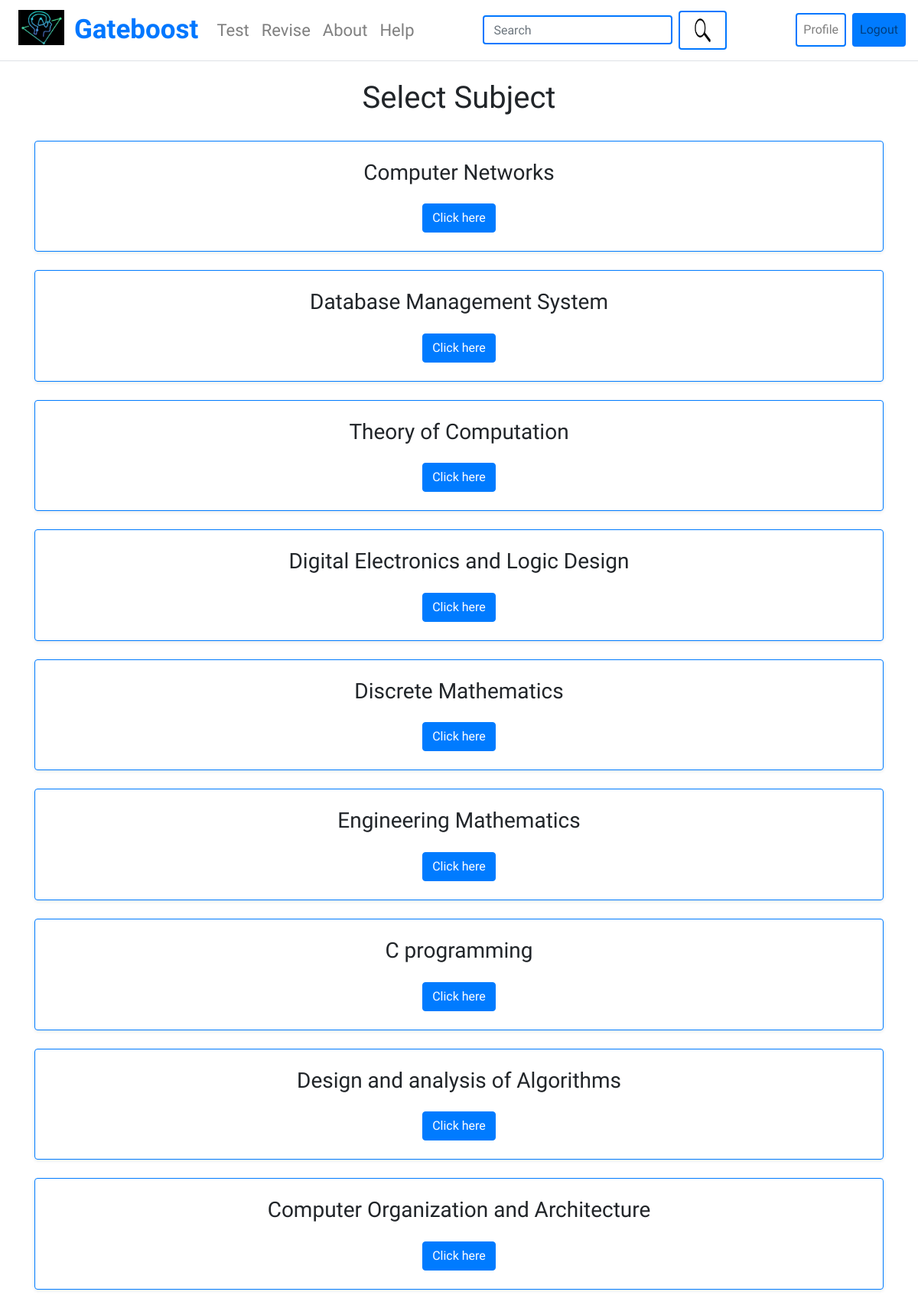
/tests/select/ (signed in), run on the app's committed database.
### tests/models.py (models this page shows, shortened)
class Subject(models.Model):
    subject_id = models.IntegerField(primary_key=True)
    subject_name = models.CharField(max_length=100)
    branch_id = models.ForeignKey(Branch,on_delete=models.CASCADE)

### tests/views.py (the view)
# urls.py: path('select/', views.test_selection, name='testhome'),
def test_selection(request):
    branch = request.user.userinfo.branch
    subjects = models.Subject.objects.filter(branch_id__branch_code = branch)
    context = {'Subjects':subjects}
    return render(request, 'tests/selectionpage.html', context)

### templates/tests/selectionpage.html (shortened to what this page needs)
{% extends 'boost/base.html' %}
{% block body_block %}
<div class="container d-flex flex-column align-items-center min-vh-100">
    <div class="text-center my-4">
        <h1>Select Subject</h1>
    </div>
    {% for subject in Subjects %}
    <div class="w-100 text-center">
        <div class="border border-primary rounded p-4 mb-4 shadow-sm w-100 w-md-50 mx-auto">
            <h3>{{ subject.subject_name }}</h3>
            <button type="button" class="btn btn-primary mt-3" data-toggle="modal"
                data-target="#myModal_{{ subject.subject_id }}">
                Click here
            </button>
        </div>
    </div>
    {% endfor %}
</div>
{% endblock %}

### data on the page
Subject: subject_name "Computer Networks"
Subject: subject_name "Database Management System"
Subject: subject_name "Theory of Computation"
Subject: subject_name "Digital Electronics and Logic Design"
Subject: subject_name "Discrete Mathematics"
Subject: subject_name "Engineering Mathematics"
Subject: subject_name "C programming"
Subject: subject_name "Design and analysis of Algorithms"
Subject: subject_name "Computer Organization and Architecture"
